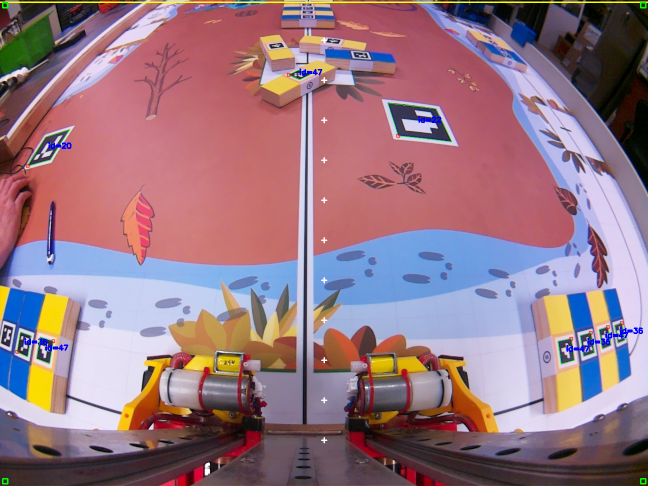
#> input picture goldo_hacks/lab_1.png, 1296 x 972 px (shown at 1/2 size)
$ python delaunay.py
#> lines starting #> are read from the running program, lines starting #| are printed output that depends on the picture; after the words box and inside, x2 and y2 are one past the last pixel; in counts of white or black regions, pixels touching at a corner belong together
import numpy as np
import pyvista as pv
from scipy.spatial import Delaunay
import cv2

# ================================
# 1. YOUR DATA (unchanged)
# ================================
P_exp = [
    [(   14,   775,   100,  +400), #
     (   97,   817,   100,  +300), #
     ( 1123,   829,   100,  -300), #
     ( 1206,   785,   100,  -400)],#

    [(   31,   646,   200,  +400), #
     (  116,   664,   200,  +300), #
     (  232,   688,   200,  +200), #
     (  985,   693,   200,  -200), #
     ( 1106,   676,   200,  -300), #
     ( 1168,   651,   200,  -400)],#

    [(   67,   519,   300,  +400), #
     (  154,   516,   300,  +300), #
     (  266,   522,   300,  +200), #
     (  422,   523,   300,  +100), #
     (  608,   529,   300,     0), #
     (  797,   531,   300,  -100), #
     (  952,   528,   300,  -200), #
     ( 1070,   527,   300,  -300), #
     ( 1155,   525,   300,  -400)],#

    [(  112,   407,   400,  +400), #
     (  198,   394,   400,  +300), #
     (  308,   386,   400,  +200), #
     (  450,   378,   400,  +100), #
     (  609,   377,   400,     0), #
     (  773,   383,   400,  -100), #
     (  915,   392,   400,  -200), #
     ( 1025,   403,   400,  -300), #
     ( 1112,   412,   400,  -400)],#

    [(  115,   316,   500,  +400), #
     (  243,   297,   500,  +300), #
     (  348,   285,   500,  +200), #
     (  474,   274,   500,  +100), #
     (  613,   272,   500,     0), #
     (  750,   277,   500,  -100), #
     (  878,   290,   500,  -200), #
     (  981,   304,   500,  -300), #
     ( 1067,   321,   500,  -400)],#

    [(  282,   227,   600,  +300), #
     (  380,   212,   600,  +200), #
     (  492,   201,   600,  +100), #
     (  613,   198,   600,     0), #
     (  735,   203,   600,  -100), #
     (  847,   215,   600,  -200), #
     (  943,   230,   600,  -300)],#

    [(  317,   170,   700,  +300), #
     (  408,   155,   700,  +200), #
     (  508,   140,   700,  +100), #
     (  614,   142,   700,     0), #
     (  720,   147,   700,  -100), #
     (  820,   158,   700,  -200), #
     (  908,   173,   700,  -300)],#

]

# ================================
# 2. FLATTEN DATA
# ================================
points = []
values = []

for row in P_exp:
    for (x, y, xr, yr) in row:
        points.append([x, y])
        values.append([xr, yr])

points = np.array(points)
values = np.array(values)

# ================================
# 3. DELAUNAY TRIANGULATION
# ================================
tri = Delaunay(points)

# ================================
# 4. BARYCENTRIC INTERPOLATION
# ================================
# [121 lines left out: functions map_pixel_to_real, show_triangulation_old, show_triangulation_bad, show_triangulation, show_warped_grid, not called in this run]

def quick_opencv_overlay():
    img = cv2.imread("lab_1.png")
#> img is the input picture: shape (972, 1296, 3); mean B, G, R 130.1, 118.2, 151.4

    # [16 lines left out: function on_mouse, not called in this run]

    for tri_indices in tri.simplices:
        pts = points[tri_indices].astype(int)
        cv2.line(img, tuple(pts[0]), tuple(pts[1]), (0,255,0), 1)
        cv2.line(img, tuple(pts[1]), tuple(pts[2]), (0,255,0), 1)
        cv2.line(img, tuple(pts[2]), tuple(pts[0]), (0,255,0), 1)
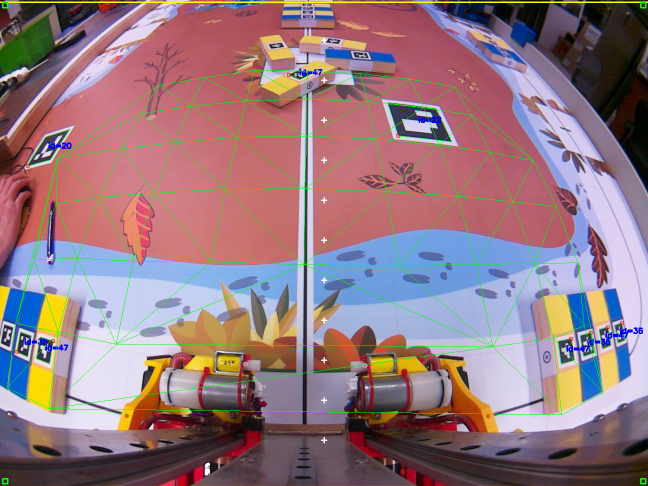
#> img: shape (972, 1296, 3) (shown at 1/2 size); 1.46% of pixels changed, all inside (x1, y1, x2, y2) = (14, 140, 1207, 830)

    #cv2.imshow("triangulation", img)
    #cv2.waitKey(0)

    cv2.namedWindow("DELAUNAY")
    cv2.setMouseCallback("DELAUNAY", on_mouse)

    while True:
        cv2.imshow("DELAUNAY", img)
        key = cv2.waitKey(10)
#> (key Esc is pressed here)
        if key == 27:  # ESC to quit
            break

    cv2.destroyAllWindows()


# ================================
# MAIN
# ================================
if __name__ == "__main__":
    #show_triangulation()
    #show_warped_grid()
    quick_opencv_overlay()
